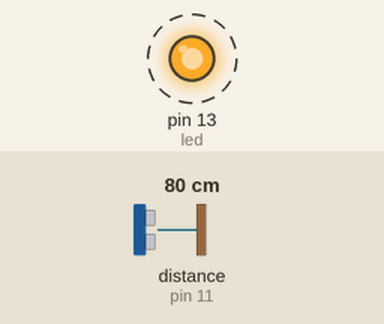
Bench run of a sketch on a simulated Arduino Uno, built with avr-gcc and run on an emulated ATmega328P. Shown: output pins drawn as LEDs (lit = HIGH). Dashed ring = blinking. The test bench sets the inputs (shaded band); at power-on: distance to the obstacle (sensor on pin 11) 80 cm. The echo pulse lasts 58.3 µs per cm; what the sketch prints to the serial monitor is not drawn.

Above: at 2.0 s.
2.1 s: distance to the obstacle (sensor on pin 11) set to 23 cm
5.6 s: distance to the obstacle (sensor on pin 11) set to 18 cm
Timing chart, 0 to 15.1 s (numbered marks = the images above; inputs shaded):
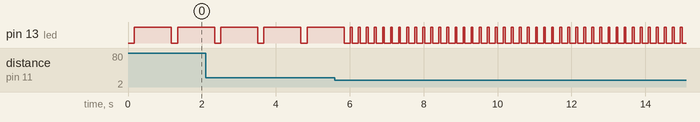

The sketch:

blink_close_working.ino
```cpp
// ---------------------------------------------------------------------------
// Example NewPing library sketch that does a ping about 20 times per second.
// ---------------------------------------------------------------------------

#include <NewPing.h>
int led = 13;
#define TRIGGER_PIN  12  // Arduino pin tied to trigger pin on the ultrasonic sensor.
#define ECHO_PIN     11  // Arduino pin tied to echo pin on the ultrasonic sensor.
#define MAX_DISTANCE 200 // Maximum distance we want to ping for (in centimeters). Maximum sensor distance is rated at 400-500cm.

NewPing sonar(TRIGGER_PIN, ECHO_PIN, MAX_DISTANCE); // NewPing setup of pins and maximum distance.

void setup() {
  Serial.begin(115200); // Open serial monitor at 115200 baud to see ping results.
   pinMode(led, OUTPUT);
}

void loop() {
  digitalWrite(led, LOW);
  delay(50);                      // Wait 50ms between pings (about 20 pings/sec). 29ms should be the shortest delay between pings.

  unsigned int uS = sonar.ping_median(); // Send ping, get ping time in microseconds (uS).
  Serial.print("Ping: ");
  Serial.print(uS / US_ROUNDTRIP_CM); // Convert ping time to distance in cm and print result (0 = outside set distance range)
  Serial.println("cm");
  if ((uS / US_ROUNDTRIP_CM) > 20)
     {
         digitalWrite(led,HIGH);
         delay(1000);
    }
  else
     {
       digitalWrite(led,HIGH);
       delay(50);
     }

}
```

Measured:
- after the input at 5.6 s, pin 13 (led): alternates HIGH for 0.05 s and LOW for 0.17 s, starting after 0.47 s
- by itself, pin 13 (led): alternates HIGH for 1.0 s and LOW for 0.17 s
